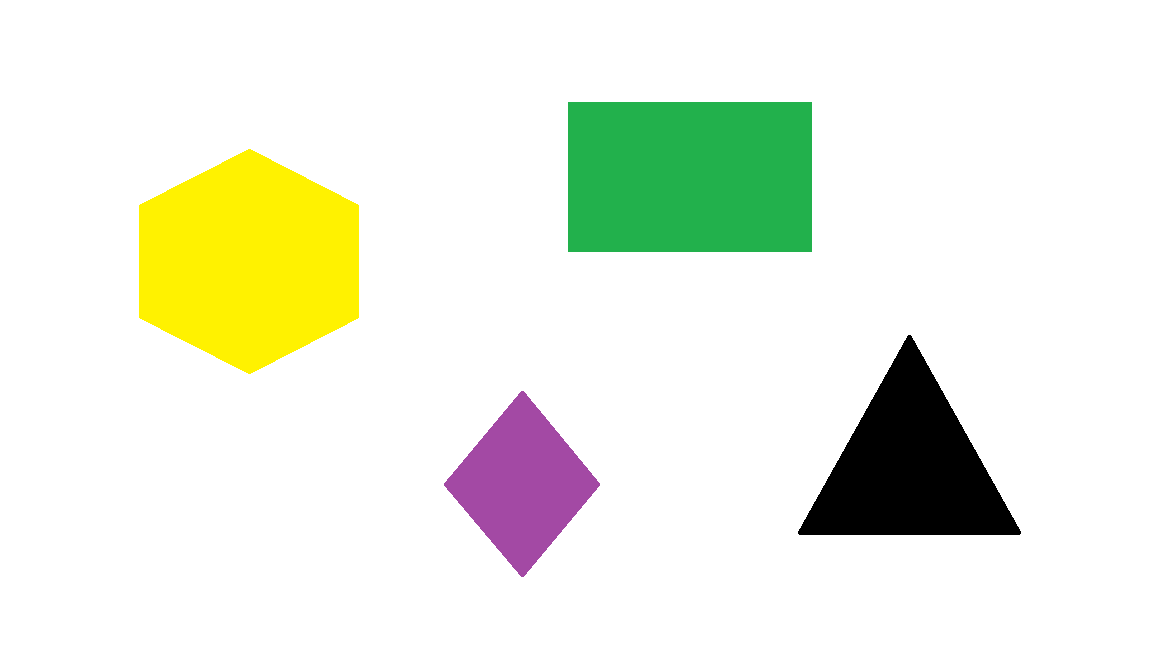
#> input picture kuning/warna1.png, 1152 x 648 px; its folder holds 3 pictures in this run
$ python yellow.py
#> lines starting #> are read from the running program, lines starting #| are printed output that depends on the picture; after the words box and inside, x2 and y2 are one past the last pixel; in counts of white or black regions, pixels touching at a corner belong together
import cv2
import numpy as np

for i in range(1, 4):
    img = cv2.imread('warna' + str(i) + '.png', 1)
#> img is the input picture: shape (648, 1152, 3); mean B, G, R 223.9, 239.1, 234.5
    hsv = cv2.cvtColor(img, cv2.COLOR_BGR2HSV)
#> hsv: shape (648, 1152, 3); mean H, S, V 7.8, 25.6, 241.5

    lower_api0 = np.array([20, 235, 235])
    upper_api0 = np.array([40, 255, 255])
    mask = cv2.inRange(hsv, lower_api0, upper_api0)
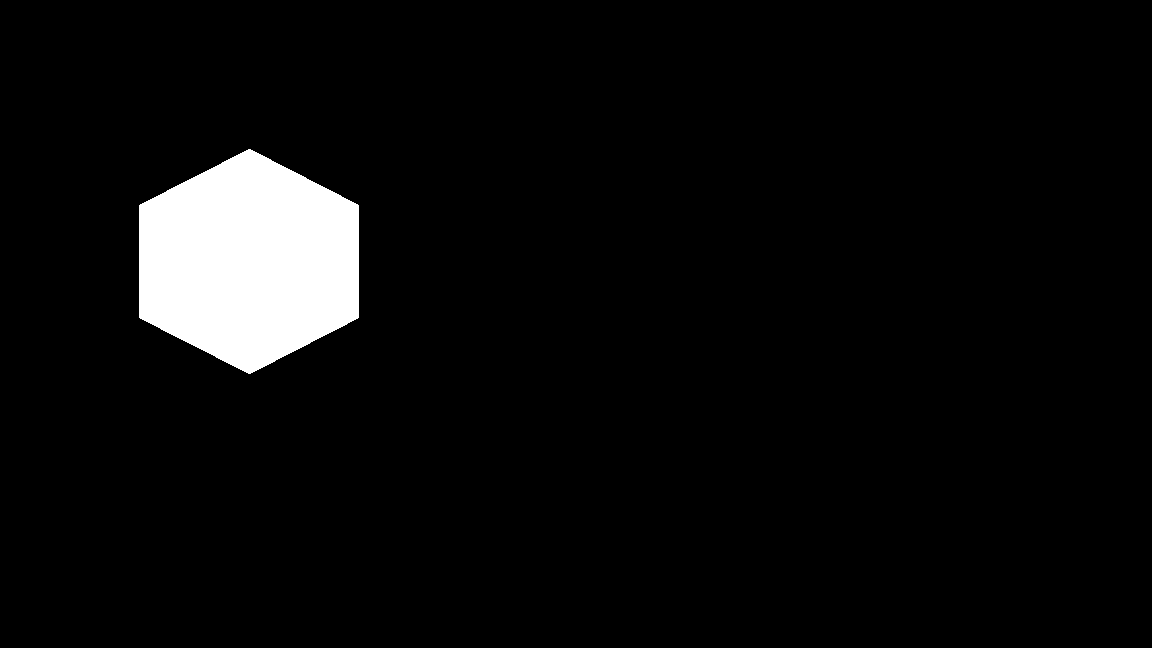
#> mask: shape (648, 1152); 5% white; 1 white region, box (x1, y1, x2, y2) and area: (139, 149, 359, 374) 37255

    new_img = cv2.bitwise_and(img, img, mask=mask)
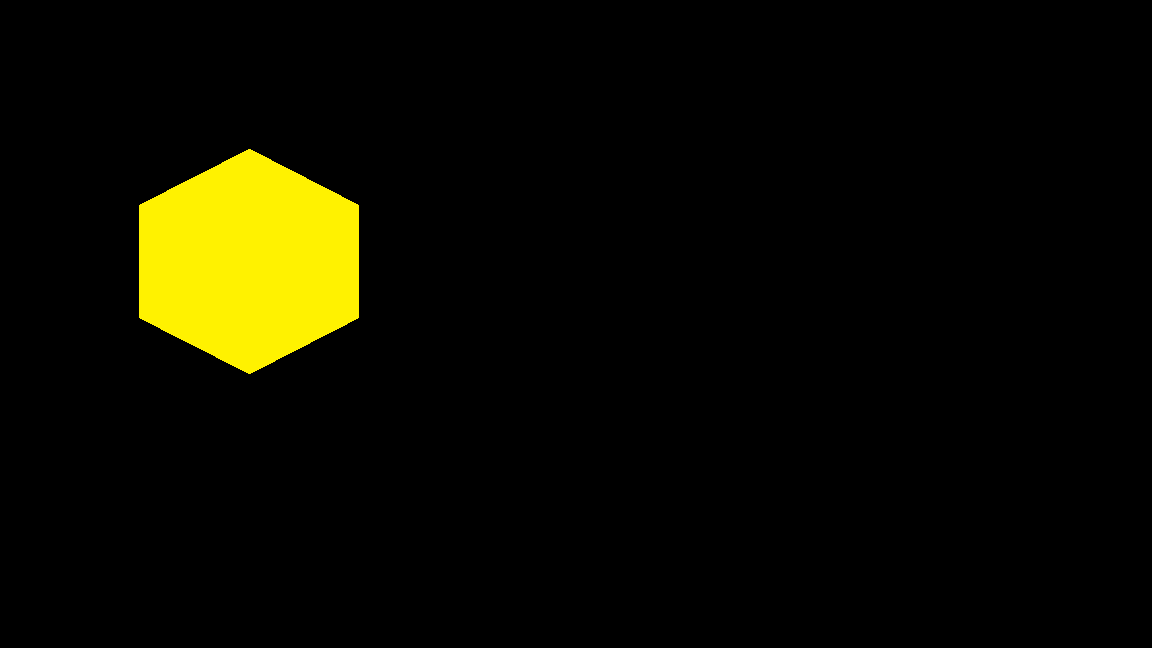
#> new_img: shape (648, 1152, 3); mean B, G, R 0, 12.1, 12.7

    cv2.imshow("hasil" + str(i) + ".png", new_img)
    cv2.imshow('image', img)

    cv2.waitKey(0)
    cv2.destroyAllWindows()
#> pass 2 of the loop `for i in range(1, 4):`:
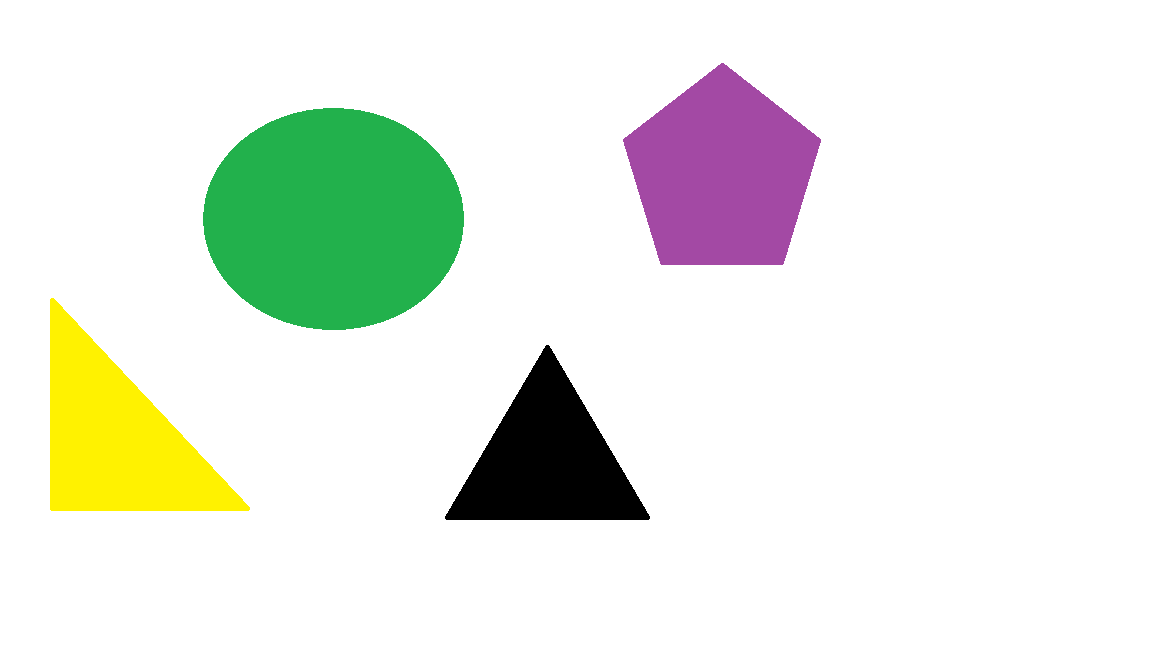
#> input picture kuning/warna2.png, 1152 x 648 px
#> img is the input picture: shape (648, 1152, 3); mean B, G, R 226.9, 236.8, 231.8
#> hsv: shape (648, 1152, 3); mean H, S, V 10.6, 25.3, 240.5
#> `mask = cv2.inRange(hsv, lower_api0, upper_api0)`:
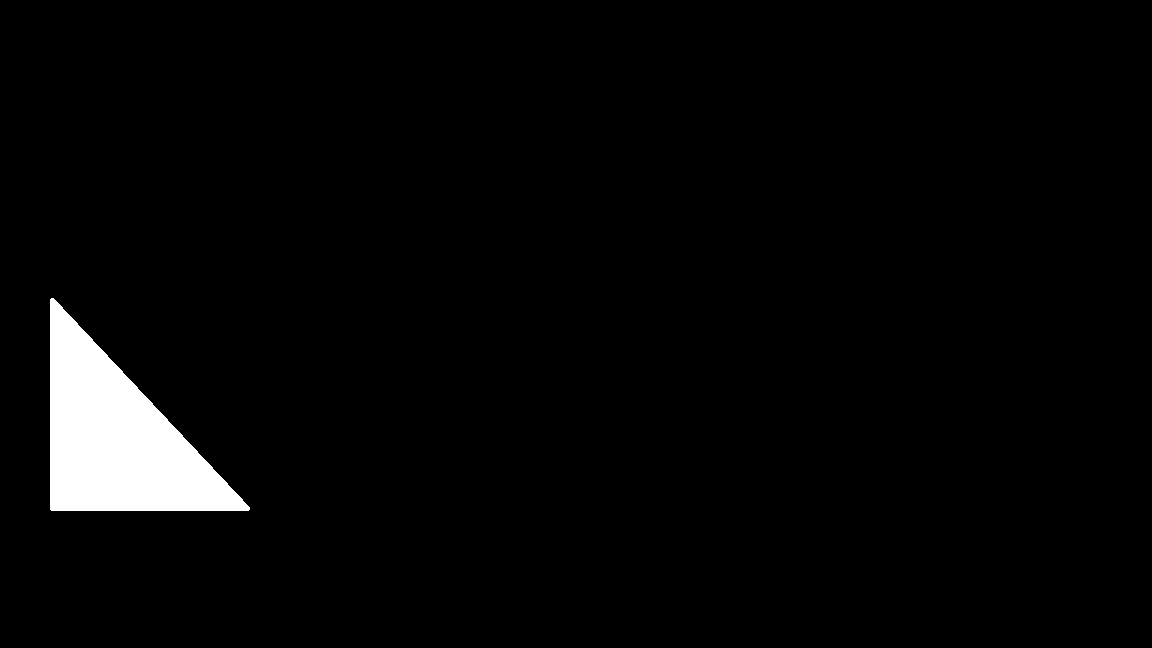
#> mask: shape (648, 1152); 3% white; 1 white region, box (x1, y1, x2, y2) and area: (50, 298, 250, 511) 22030
#> `new_img = cv2.bitwise_and(img, img, mask=mask)`:
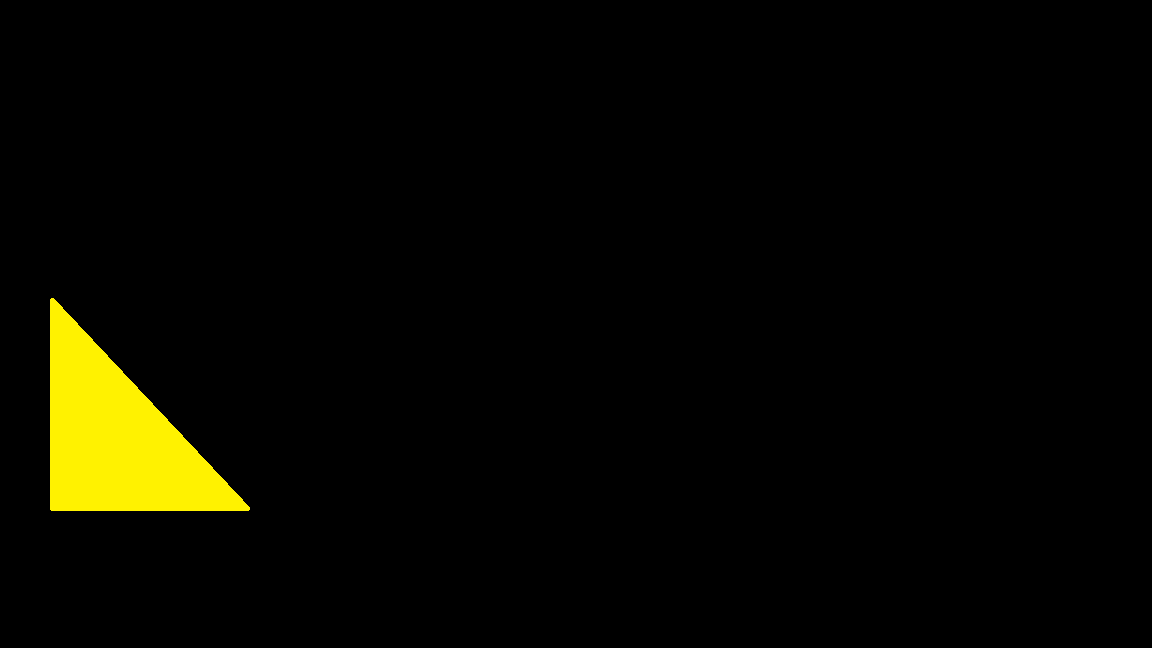
#> new_img: shape (648, 1152, 3); mean B, G, R 0, 7.1, 7.5
#> pass 3 of the loop `for i in range(1, 4):`:
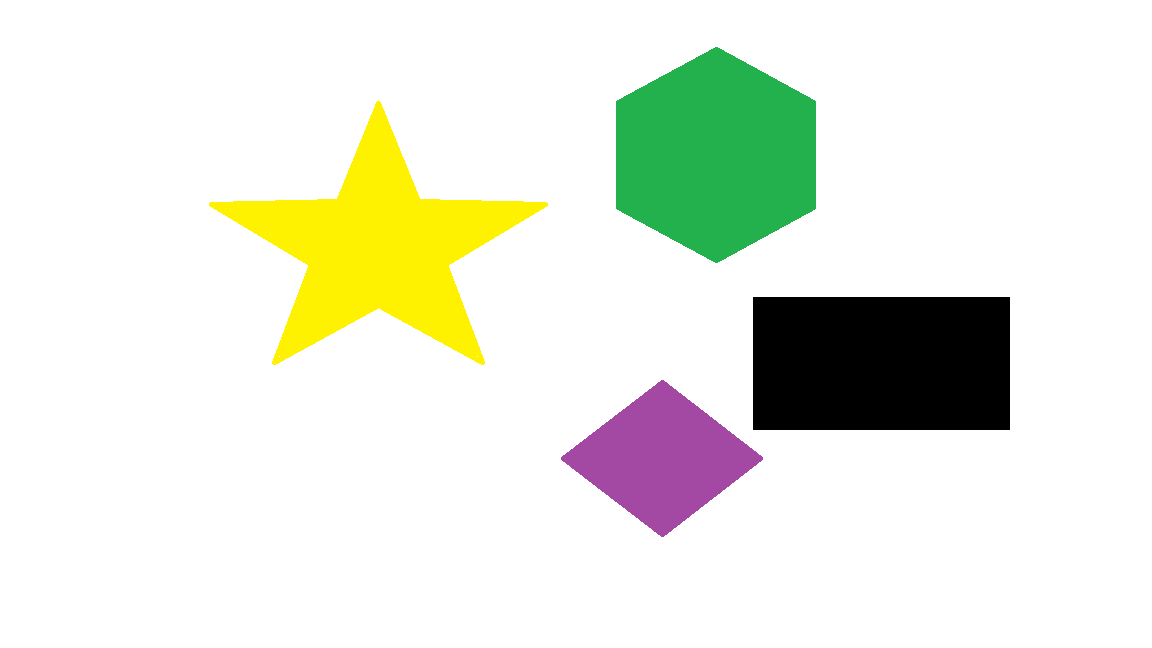
#> input picture kuning/warna3.png, 1152 x 648 px
#> img is the input picture: shape (648, 1152, 3); mean B, G, R 222.5, 235.4, 231.7
#> hsv: shape (648, 1152, 3); mean H, S, V 7.5, 23.1, 238
#> `mask = cv2.inRange(hsv, lower_api0, upper_api0)`:
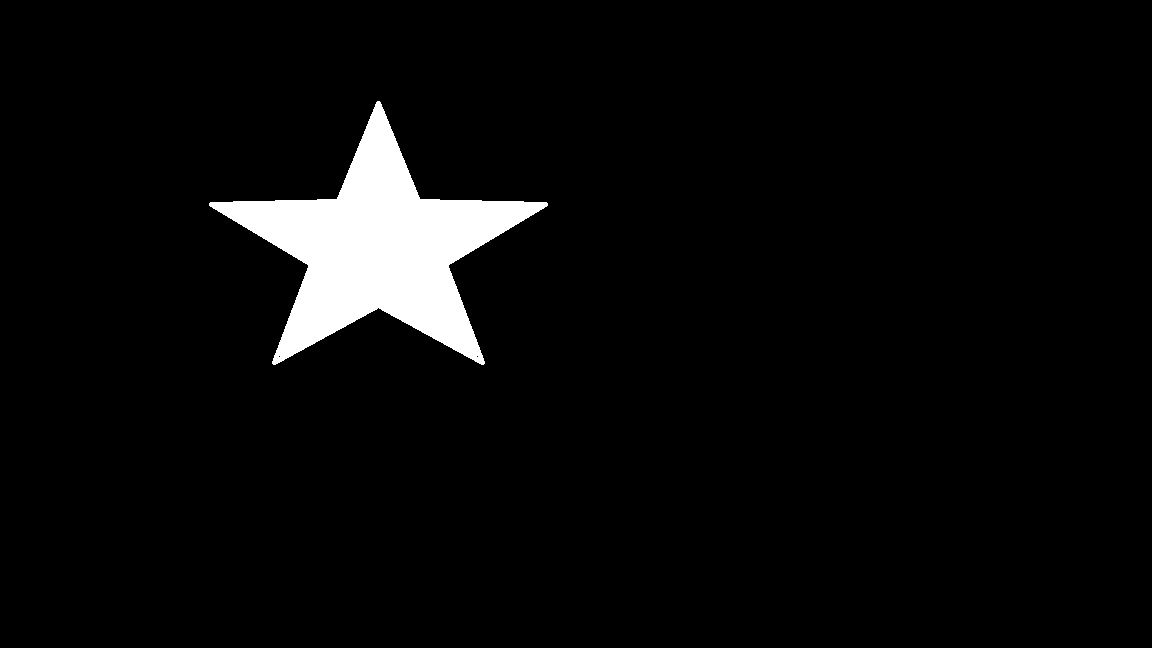
#> mask: shape (648, 1152); 4.3% white; 1 white region, box (x1, y1, x2, y2) and area: (209, 101, 548, 365) 32311
#> `new_img = cv2.bitwise_and(img, img, mask=mask)`:
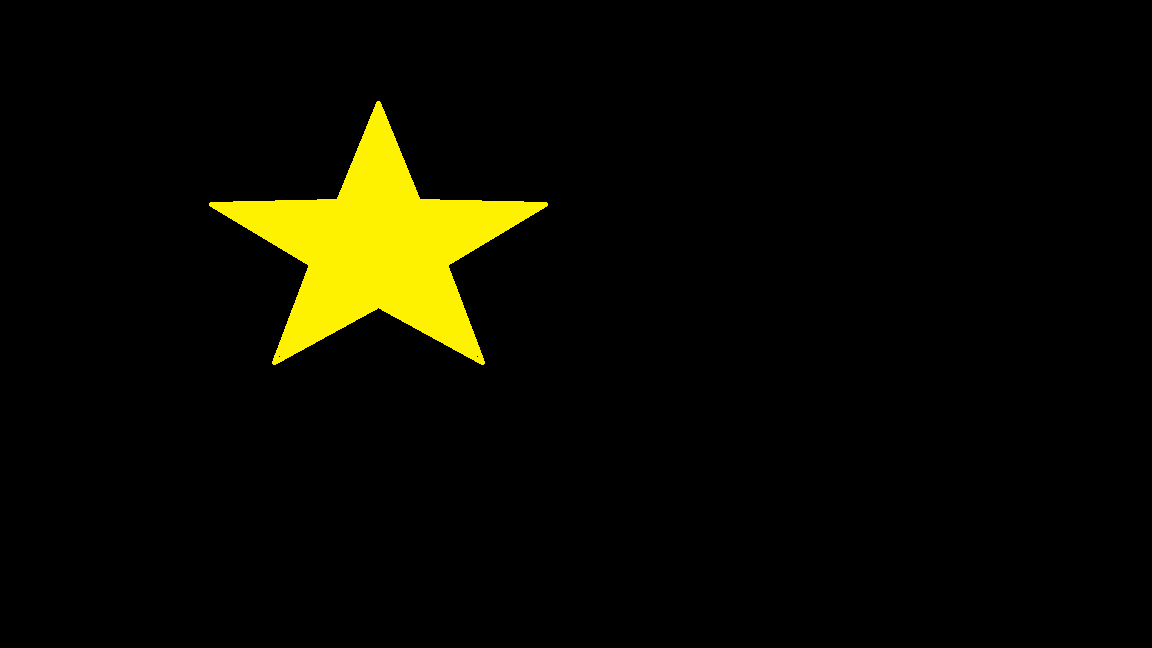
#> new_img: shape (648, 1152, 3); mean B, G, R 0, 10.5, 11
